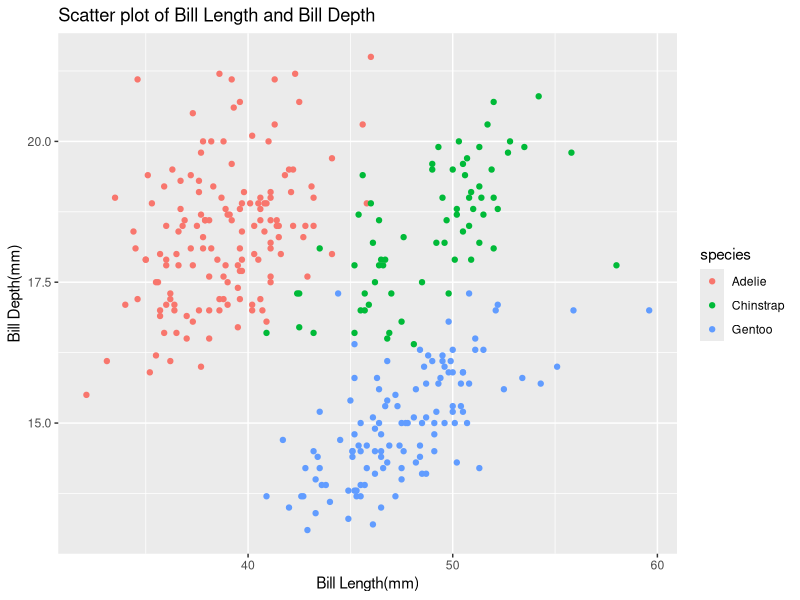
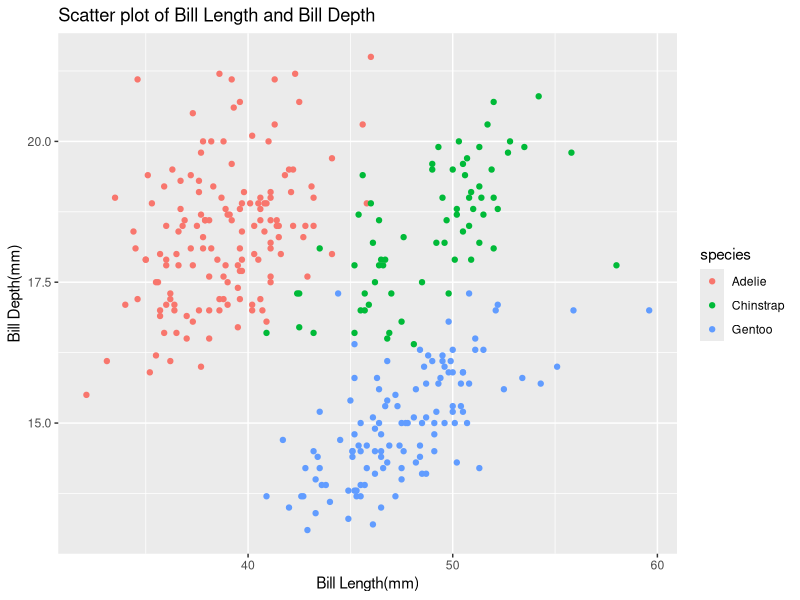

Generate these figures, in order, with R:
## ---- chunk 1
library(tidyverse)
data("penguins", package = "palmerpenguins")
penguins=na.omit(penguins)
## ---- chunk 2
head(penguins)
## ---- chunk 3

penguins_scatter = ggplot(penguins, aes(x=bill_length_mm, y = bill_depth_mm,color=species))+geom_point()+labs(x = "Bill Length(mm)", y = "Bill Depth(mm)")+ggtitle("Scatter plot of Bill Length and Bill Depth")

penguins_scatter

ggsave('plots/penguins_scatter.pdf',plot=penguins_scatter,width=5,height=3)

## ---- chunk 4


